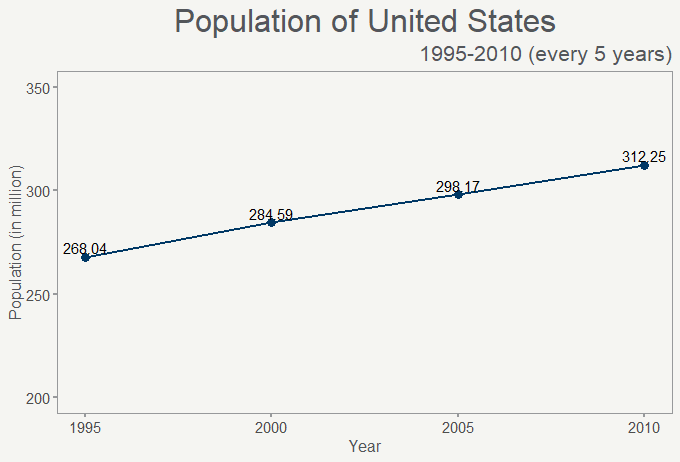

Here is the R script that generated this plot:
# Scatter plot with a line
## Author : Yuna Loesch
## 10.19.22

library(tidyverse)
library(mmbtools)
library(skimr)
mmb_load_fonts()

# sample dataset : "population"
## take a peek at the dataset
glimpse(population)
skim(population)
summary(population)

# filter data: county (USA) ,  year(1995, 2000, 2005, 2010)
data <- population %>% 
  filter(country == "United States of America") %>% 
  filter(year %in% c(1995, 2000, 2005, 2010)) %>% 
  mutate(population = population/1000000) #convert it to "million"

# Scatter plot with a line
data %>% 
  ggplot(aes(x = year, y = population)) + 
  geom_point(size = 3, color = "#003865") + #scatter plot(data points)
  geom_line(color = "#003865", size = 1) + # add a line
  geom_text(aes(label = round(population, 2), vjust = -0.3)) + #add data label
  theme_mmb_basic() + #apply mmb theme
  scale_y_continuous(breaks = seq(200, 350, by = 50), limits = c(200, 350)) + # adjust y axis limits, grid line by 50
  labs(
    title = "Population of United States",
    subtitle = ("1995-2010 (every 5 years)"),
    x = "Year",
    y = "Population (in million)"
  ) +
  theme(plot.title = element_text(hjust = 0.5), #center title
        plot.subtitle = element_text(hjust = 1), #subtitle on the right
        
  )
